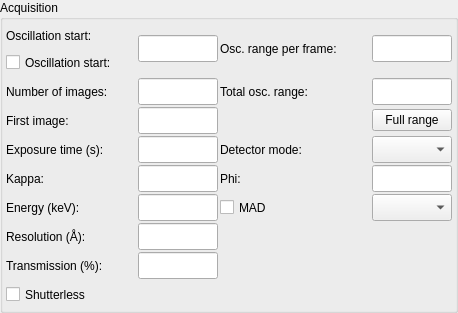
<?xml version="1.0" encoding="UTF-8"?>
<ui version="4.0">
 <class>AcquisitionWidgetVerticalLayout</class>
 <widget class="QWidget" name="AcquisitionWidgetVerticalLayout">
  <property name="geometry">
   <rect>
    <x>0</x>
    <y>0</y>
    <width>458</width>
    <height>312</height>
   </rect>
  </property>
  <property name="sizePolicy">
   <sizepolicy hsizetype="Preferred" vsizetype="Preferred">
    <horstretch>0</horstretch>
    <verstretch>0</verstretch>
   </sizepolicy>
  </property>
  <property name="maximumSize">
   <size>
    <width>32767</width>
    <height>32767</height>
   </size>
  </property>
  <property name="windowTitle">
   <string>Acquisition widget</string>
  </property>
  <layout class="QGridLayout" name="gridLayout">
   <property name="margin">
    <number>0</number>
   </property>
   <item row="0" column="0">
    <widget class="QGroupBox" name="acq_gbox">
     <property name="sizePolicy">
      <sizepolicy hsizetype="Preferred" vsizetype="Fixed">
       <horstretch>0</horstretch>
       <verstretch>0</verstretch>
      </sizepolicy>
     </property>
     <property name="maximumSize">
      <size>
       <width>32767</width>
       <height>32767</height>
      </size>
     </property>
     <property name="title">
      <string>Acquisition</string>
     </property>
     <layout class="QGridLayout" name="gridLayout_2">
      <property name="margin">
       <number>2</number>
      </property>
      <property name="spacing">
       <number>2</number>
      </property>
      <item row="0" column="0">
       <layout class="QGridLayout" name="gridLayout_3">
        <property name="leftMargin">
         <number>0</number>
        </property>
        <property name="topMargin">
         <number>0</number>
        </property>
        <property name="spacing">
         <number>2</number>
        </property>
        <item row="4" column="0">
         <widget class="QLabel" name="kappa_label">
          <property name="minimumSize">
           <size>
            <width>0</width>
            <height>27</height>
           </size>
          </property>
          <property name="maximumSize">
           <size>
            <width>16777215</width>
            <height>27</height>
           </size>
          </property>
          <property name="text">
           <string>Kappa:</string>
          </property>
          <property name="wordWrap">
           <bool>false</bool>
          </property>
         </widget>
        </item>
        <item row="3" column="1">
         <widget class="QLineEdit" name="exp_time_ledit">
          <property name="minimumSize">
           <size>
            <width>80</width>
            <height>27</height>
           </size>
          </property>
          <property name="maximumSize">
           <size>
            <width>80</width>
            <height>27</height>
           </size>
          </property>
         </widget>
        </item>
        <item row="0" column="0">
         <layout class="QVBoxLayout" name="verticalLayout">
          <property name="spacing">
           <number>0</number>
          </property>
          <property name="leftMargin">
           <number>0</number>
          </property>
          <property name="topMargin">
           <number>0</number>
          </property>
          <item>
           <widget class="QLabel" name="osc_start_label">
            <property name="minimumSize">
             <size>
              <width>0</width>
              <height>27</height>
             </size>
            </property>
            <property name="maximumSize">
             <size>
              <width>16777215</width>
              <height>27</height>
             </size>
            </property>
            <property name="text">
             <string>Oscillation start:</string>
            </property>
           </widget>
          </item>
          <item>
           <widget class="QCheckBox" name="osc_start_cbox">
            <property name="sizePolicy">
             <sizepolicy hsizetype="Preferred" vsizetype="Preferred">
              <horstretch>0</horstretch>
              <verstretch>0</verstretch>
             </sizepolicy>
            </property>
            <property name="minimumSize">
             <size>
              <width>0</width>
              <height>27</height>
             </size>
            </property>
            <property name="maximumSize">
             <size>
              <width>130</width>
              <height>27</height>
             </size>
            </property>
            <property name="text">
             <string>Oscillation start:</string>
            </property>
           </widget>
          </item>
         </layout>
        </item>
        <item row="6" column="1">
         <widget class="QLineEdit" name="resolution_ledit">
          <property name="minimumSize">
           <size>
            <width>80</width>
            <height>27</height>
           </size>
          </property>
          <property name="maximumSize">
           <size>
            <width>80</width>
            <height>27</height>
           </size>
          </property>
         </widget>
        </item>
        <item row="7" column="1">
         <widget class="QLineEdit" name="transmission_ledit">
          <property name="minimumSize">
           <size>
            <width>80</width>
            <height>27</height>
           </size>
          </property>
          <property name="maximumSize">
           <size>
            <width>80</width>
            <height>27</height>
           </size>
          </property>
         </widget>
        </item>
        <item row="0" column="2">
         <widget class="QLabel" name="osc_range_label">
          <property name="minimumSize">
           <size>
            <width>0</width>
            <height>27</height>
           </size>
          </property>
          <property name="maximumSize">
           <size>
            <width>150</width>
            <height>27</height>
           </size>
          </property>
          <property name="text">
           <string>Osc. range per frame:</string>
          </property>
          <property name="wordWrap">
           <bool>false</bool>
          </property>
         </widget>
        </item>
        <item row="8" column="0">
         <widget class="QCheckBox" name="shutterless_cbx">
          <property name="minimumSize">
           <size>
            <width>0</width>
            <height>27</height>
           </size>
          </property>
          <property name="maximumSize">
           <size>
            <width>16777215</width>
            <height>27</height>
           </size>
          </property>
          <property name="text">
           <string>Shutterless</string>
          </property>
         </widget>
        </item>
        <item row="6" column="0">
         <widget class="QLabel" name="resolution_label">
          <property name="minimumSize">
           <size>
            <width>0</width>
            <height>27</height>
           </size>
          </property>
          <property name="maximumSize">
           <size>
            <width>16777215</width>
            <height>27</height>
           </size>
          </property>
          <property name="text">
           <string>Resolution (Å):</string>
          </property>
          <property name="wordWrap">
           <bool>false</bool>
          </property>
         </widget>
        </item>
        <item row="2" column="1">
         <widget class="QLineEdit" name="first_image_ledit">
          <property name="sizePolicy">
           <sizepolicy hsizetype="Expanding" vsizetype="Preferred">
            <horstretch>0</horstretch>
            <verstretch>0</verstretch>
           </sizepolicy>
          </property>
          <property name="minimumSize">
           <size>
            <width>80</width>
            <height>27</height>
           </size>
          </property>
          <property name="maximumSize">
           <size>
            <width>80</width>
            <height>27</height>
           </size>
          </property>
         </widget>
        </item>
        <item row="2" column="0">
         <widget class="QLabel" name="first_iamge_label">
          <property name="minimumSize">
           <size>
            <width>0</width>
            <height>27</height>
           </size>
          </property>
          <property name="maximumSize">
           <size>
            <width>16777215</width>
            <height>27</height>
           </size>
          </property>
          <property name="text">
           <string>First image:</string>
          </property>
          <property name="wordWrap">
           <bool>false</bool>
          </property>
         </widget>
        </item>
        <item row="0" column="1">
         <widget class="QLineEdit" name="osc_start_ledit">
          <property name="enabled">
           <bool>true</bool>
          </property>
          <property name="minimumSize">
           <size>
            <width>80</width>
            <height>27</height>
           </size>
          </property>
          <property name="maximumSize">
           <size>
            <width>80</width>
            <height>27</height>
           </size>
          </property>
         </widget>
        </item>
        <item row="1" column="2">
         <widget class="QLabel" name="osc_total_range_label">
          <property name="minimumSize">
           <size>
            <width>0</width>
            <height>27</height>
           </size>
          </property>
          <property name="maximumSize">
           <size>
            <width>150</width>
            <height>27</height>
           </size>
          </property>
          <property name="text">
           <string>Total osc. range:</string>
          </property>
         </widget>
        </item>
        <item row="1" column="1">
         <widget class="QLineEdit" name="num_images_ledit">
          <property name="minimumSize">
           <size>
            <width>80</width>
            <height>27</height>
           </size>
          </property>
          <property name="maximumSize">
           <size>
            <width>80</width>
            <height>27</height>
           </size>
          </property>
         </widget>
        </item>
        <item row="4" column="1">
         <widget class="QLineEdit" name="kappa_ledit">
          <property name="minimumSize">
           <size>
            <width>80</width>
            <height>27</height>
           </size>
          </property>
          <property name="maximumSize">
           <size>
            <width>80</width>
            <height>27</height>
           </size>
          </property>
         </widget>
        </item>
        <item row="5" column="0">
         <widget class="QLabel" name="energy_label">
          <property name="minimumSize">
           <size>
            <width>0</width>
            <height>27</height>
           </size>
          </property>
          <property name="maximumSize">
           <size>
            <width>16777215</width>
            <height>27</height>
           </size>
          </property>
          <property name="text">
           <string>Energy (keV):</string>
          </property>
          <property name="wordWrap">
           <bool>false</bool>
          </property>
         </widget>
        </item>
        <item row="7" column="0">
         <widget class="QLabel" name="transmission_label">
          <property name="sizePolicy">
           <sizepolicy hsizetype="Preferred" vsizetype="Preferred">
            <horstretch>0</horstretch>
            <verstretch>0</verstretch>
           </sizepolicy>
          </property>
          <property name="minimumSize">
           <size>
            <width>0</width>
            <height>27</height>
           </size>
          </property>
          <property name="maximumSize">
           <size>
            <width>16777215</width>
            <height>27</height>
           </size>
          </property>
          <property name="text">
           <string>Transmission (%):</string>
          </property>
          <property name="wordWrap">
           <bool>false</bool>
          </property>
         </widget>
        </item>
        <item row="5" column="1">
         <widget class="QLineEdit" name="energy_ledit">
          <property name="minimumSize">
           <size>
            <width>80</width>
            <height>27</height>
           </size>
          </property>
          <property name="maximumSize">
           <size>
            <width>80</width>
            <height>27</height>
           </size>
          </property>
         </widget>
        </item>
        <item row="3" column="0">
         <widget class="QLabel" name="exp_time_label">
          <property name="minimumSize">
           <size>
            <width>0</width>
            <height>27</height>
           </size>
          </property>
          <property name="maximumSize">
           <size>
            <width>16777215</width>
            <height>27</height>
           </size>
          </property>
          <property name="text">
           <string>Exposure time (s):</string>
          </property>
          <property name="wordWrap">
           <bool>false</bool>
          </property>
         </widget>
        </item>
        <item row="1" column="0">
         <widget class="QLabel" name="num_images_label">
          <property name="minimumSize">
           <size>
            <width>0</width>
            <height>27</height>
           </size>
          </property>
          <property name="maximumSize">
           <size>
            <width>16777215</width>
            <height>27</height>
           </size>
          </property>
          <property name="acceptDrops">
           <bool>true</bool>
          </property>
          <property name="text">
           <string>Number of images:</string>
          </property>
          <property name="wordWrap">
           <bool>false</bool>
          </property>
         </widget>
        </item>
        <item row="0" column="3">
         <widget class="QLineEdit" name="osc_range_ledit">
          <property name="minimumSize">
           <size>
            <width>80</width>
            <height>27</height>
           </size>
          </property>
          <property name="maximumSize">
           <size>
            <width>80</width>
            <height>27</height>
           </size>
          </property>
         </widget>
        </item>
        <item row="1" column="3">
         <widget class="QLineEdit" name="osc_total_range_ledit">
          <property name="sizePolicy">
           <sizepolicy hsizetype="Fixed" vsizetype="Fixed">
            <horstretch>0</horstretch>
            <verstretch>0</verstretch>
           </sizepolicy>
          </property>
          <property name="minimumSize">
           <size>
            <width>80</width>
            <height>27</height>
           </size>
          </property>
          <property name="maximumSize">
           <size>
            <width>80</width>
            <height>27</height>
           </size>
          </property>
         </widget>
        </item>
        <item row="3" column="2">
         <widget class="QLabel" name="detector_roi_mode_label">
          <property name="enabled">
           <bool>true</bool>
          </property>
          <property name="sizePolicy">
           <sizepolicy hsizetype="Fixed" vsizetype="Preferred">
            <horstretch>0</horstretch>
            <verstretch>0</verstretch>
           </sizepolicy>
          </property>
          <property name="minimumSize">
           <size>
            <width>0</width>
            <height>27</height>
           </size>
          </property>
          <property name="maximumSize">
           <size>
            <width>150</width>
            <height>27</height>
           </size>
          </property>
          <property name="text">
           <string>Detector mode:</string>
          </property>
          <property name="wordWrap">
           <bool>false</bool>
          </property>
         </widget>
        </item>
        <item row="2" column="3">
         <widget class="QPushButton" name="set_max_osc_range_button">
          <property name="sizePolicy">
           <sizepolicy hsizetype="Fixed" vsizetype="Fixed">
            <horstretch>0</horstretch>
            <verstretch>0</verstretch>
           </sizepolicy>
          </property>
          <property name="minimumSize">
           <size>
            <width>80</width>
            <height>0</height>
           </size>
          </property>
          <property name="maximumSize">
           <size>
            <width>80</width>
            <height>16777215</height>
           </size>
          </property>
          <property name="toolTip">
           <string>Set maximum allowed oscillation range</string>
          </property>
          <property name="text">
           <string>Full range</string>
          </property>
         </widget>
        </item>
        <item row="3" column="3">
         <widget class="QComboBox" name="detector_roi_mode_combo">
          <property name="enabled">
           <bool>true</bool>
          </property>
          <property name="minimumSize">
           <size>
            <width>80</width>
            <height>27</height>
           </size>
          </property>
          <property name="maximumSize">
           <size>
            <width>80</width>
            <height>27</height>
           </size>
          </property>
          <property name="toolTip">
           <string>Select necesaary detector mode</string>
          </property>
         </widget>
        </item>
        <item row="4" column="3">
         <widget class="QLineEdit" name="kappa_phi_ledit">
          <property name="minimumSize">
           <size>
            <width>80</width>
            <height>27</height>
           </size>
          </property>
          <property name="maximumSize">
           <size>
            <width>80</width>
            <height>27</height>
           </size>
          </property>
         </widget>
        </item>
        <item row="4" column="2">
         <widget class="QLabel" name="kappa_phi_label">
          <property name="minimumSize">
           <size>
            <width>0</width>
            <height>27</height>
           </size>
          </property>
          <property name="maximumSize">
           <size>
            <width>150</width>
            <height>27</height>
           </size>
          </property>
          <property name="text">
           <string>Phi:</string>
          </property>
          <property name="wordWrap">
           <bool>false</bool>
          </property>
         </widget>
        </item>
        <item row="5" column="2">
         <widget class="QCheckBox" name="mad_cbox">
          <property name="minimumSize">
           <size>
            <width>0</width>
            <height>27</height>
           </size>
          </property>
          <property name="maximumSize">
           <size>
            <width>150</width>
            <height>27</height>
           </size>
          </property>
          <property name="toolTip">
           <string>Check to use energies from energy scan</string>
          </property>
          <property name="text">
           <string>MAD</string>
          </property>
         </widget>
        </item>
        <item row="5" column="3">
         <widget class="QComboBox" name="energies_combo">
          <property name="minimumSize">
           <size>
            <width>80</width>
            <height>27</height>
           </size>
          </property>
          <property name="maximumSize">
           <size>
            <width>80</width>
            <height>27</height>
           </size>
          </property>
          <property name="toolTip">
           <string>Check to use energies from energy scan</string>
          </property>
         </widget>
        </item>
       </layout>
      </item>
     </layout>
    </widget>
   </item>
  </layout>
 </widget>
 <layoutdefault spacing="6" margin="11"/>
 <pixmapfunction>qPixmapFromMimeSource</pixmapfunction>
 <resources/>
 <connections/>
</ui>
